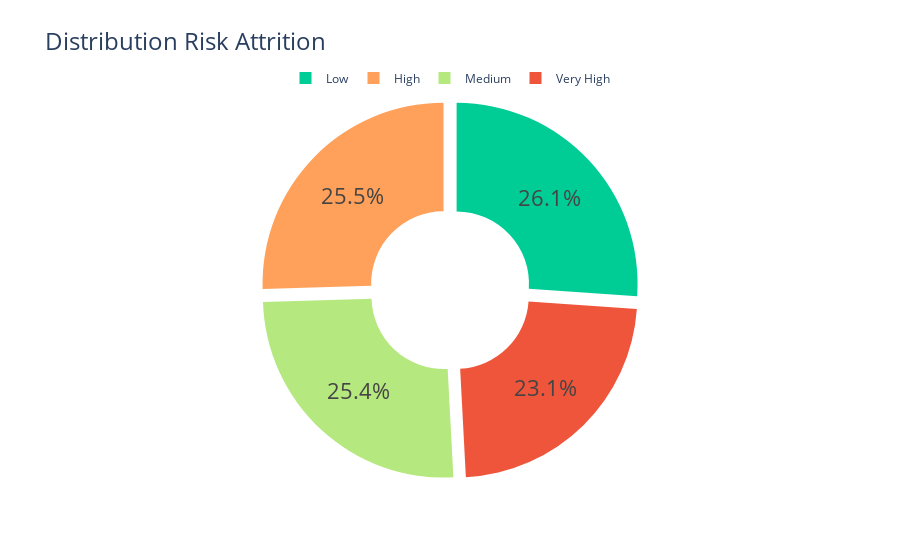

This figure's notebook cell:
### Code cell


### Figure 1 — Plotly figure (JSON) as saved in the notebook; plotly's stock layout.template omitted (floating-point values rounded to 4 significant figures)
{"data": [{"hole": 0.4, "labels": ["Low", "Medium", "High", "Very High"], "marker": {"colors": ["#00CC96", "#B6E880", "#FFA15A", "#EF553B"]}, "pull": [0.05, 0.05, 0.05, 0.05], "textfont": {"size": 22}, "type": "pie", "values": [965, 938, 942, 853]}], "layout": {"legend": {"orientation": "h", "traceorder": "normal", "x": 0.5, "xanchor": "center", "y": 1.02, "yanchor": "bottom"}, "title": {"font": {"size": 24}, "text": "Distribution Risk Attrition"}}}
